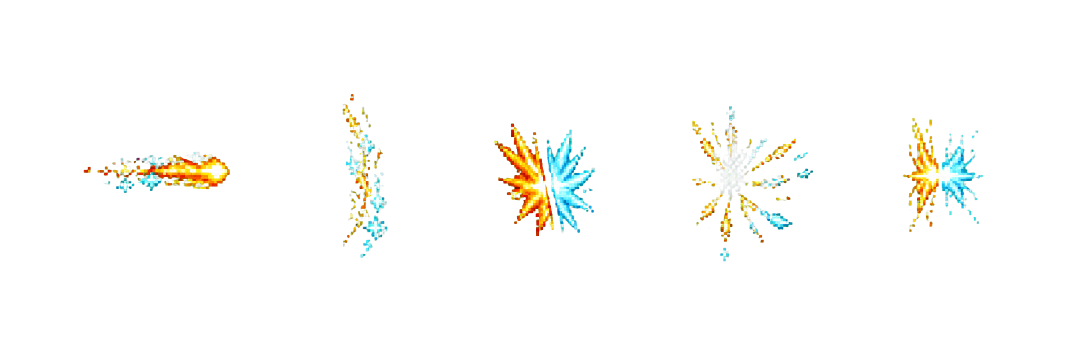
#> input picture artifacts/fusion_vfx_pixel_sources/frostfire_transparent.png, 2172 x 724 px (shown at 1/2 size); its folder holds 5 pictures in this run
$ python build_fusion_pixel_vfx.py
#> lines starting #> are read from the running program, lines starting #| are printed output that depends on the picture; after the words box and inside, x2 and y2 are one past the last pixel; in counts of white or black regions, pixels touching at a corner belong together
"""Build Godot-ready Fusion pixel VFX sprite sheets from ImageGen source sheets.

Each transparent source contains five isolated designs from left to right:
Attack, Trail, Hit, Burst, Intro.  The generated key art is reduced with
nearest-neighbour sampling and expanded into a six-frame 64 px animation.
"""

from __future__ import annotations

import hashlib
import json
from pathlib import Path

from PIL import Image, ImageDraw, ImageFont


ROOT = Path(__file__).resolve().parents[1]
SOURCE_DIR = ROOT / "artifacts" / "fusion_vfx_pixel_sources"
OUTPUT_DIR = ROOT / "assets" / "vfx" / "fusions"
FRAME_SIZE = 64
FRAME_COUNT = 6

FUSIONS = (
    "frostfire",
    "plasma",
    "solar",
    "inferno",
    "superconductor",
    "aurora",
    "void_frost",
    "judgment",
    "voidstorm",
    "eclipse",
)
MODES = ("attack", "trail", "hit", "burst", "intro")
DISPLAY_NAMES = {
    "frostfire": "THERMAL_SHOCK",
    "plasma": "PLASMA",
    "solar": "SOLAR_FLARE",
    "inferno": "INFERNO",
    "superconductor": "SUPERCONDUCTOR",
    "aurora": "AURORA",
    "void_frost": "BLACK_ICE",
    "judgment": "RADIANT_ARC",
    "voidstorm": "VOIDSTORM",
    "eclipse": "ECLIPSE",
}

# All new attribute sheets use the same phenomenon lifecycle.  Pixels are
# revealed from the centre, stay strongly coloured at peak, then disappear by
# losing their outer shape and throwing a few fragments.  Whole-frame opacity
# animation is intentionally forbidden: it reads as a translucent illustration
# being tweened instead of energy forming and breaking apart in the world.
LIFECYCLE_EXTENTS = (0.24, 0.56, 0.84, 1.0, 0.66, 0.28)
HORIZONTAL_MODES = {"attack", "trail"}
TARGET_BOX = {
    "attack": (54, 54),
    "trail": (58, 48),
    "hit": (56, 56),
    "burst": (60, 60),
    "intro": (60, 60),
}


def _sha256(path: Path) -> str:
    return hashlib.sha256(path.read_bytes()).hexdigest()


def _trim_cell(cell: Image.Image) -> Image.Image:
    alpha = cell.getchannel("A").point(lambda value: 255 if value >= 24 else 0)
    bbox = alpha.getbbox()
    if bbox is None:
        raise ValueError("generated cell has no opaque pixels")
    trimmed = cell.crop(bbox)
    pixels = list(trimmed.get_flattened_data())
    # Chroma removal intentionally keeps a soft fringe.  At 64 px that fringe
    # becomes muddy, so only the near-transparent tail is snapped to zero.
    cleaned = [
        (red, green, blue, 0 if alpha_value < 20 else alpha_value)
        for red, green, blue, alpha_value in pixels
    ]
    trimmed.putdata(cleaned)
    return trimmed


# [83 lines left out: functions _fit_key_art, _geometry_metric, _animation_frame, _make_sprite_sheet, not called in this run]


def _catalog_background(width: int, height: int) -> Image.Image:
#> called with width = 560, height = 946
    image = Image.new("RGBA", (width, height), (17, 20, 30, 255))
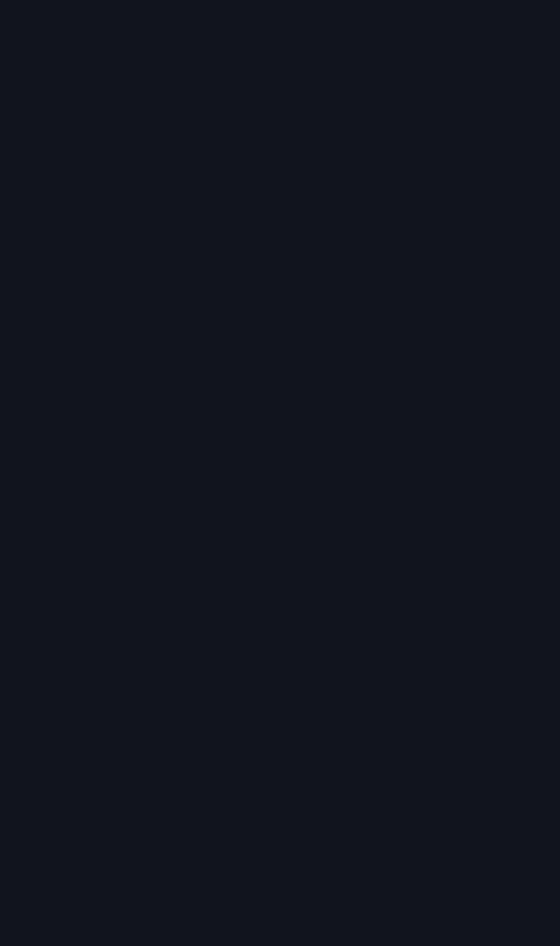
#> image: PIL image 560x946 RGBA; mean R, G, B, A 17, 20, 30, 255
    draw = ImageDraw.Draw(image)
    tile = 8
    colors = ((30, 34, 48, 255), (42, 47, 62, 255))
    for y in range(0, height, tile):
        for x in range(0, width, tile):
            draw.rectangle((x, y, x + tile - 1, y + tile - 1), fill=colors[(x // tile + y // tile) % 2])
    return image


def main() -> None:
    OUTPUT_DIR.mkdir(parents=True, exist_ok=True)
    catalog_cell = (112, 92)
    catalog = _catalog_background(catalog_cell[0] * len(MODES), catalog_cell[1] * len(FUSIONS) + 26)
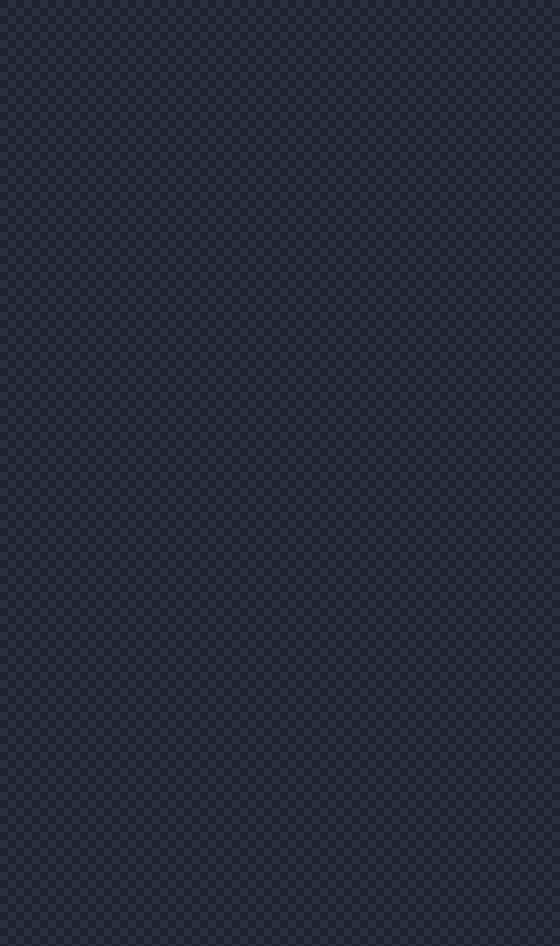
#> catalog: PIL image 560x946 RGBA; mean R, G, B, A 36, 40.5, 55, 255
    draw = ImageDraw.Draw(catalog)
    font = ImageFont.load_default()
    manifest: dict[str, object] = {
        "generator": "built-in image_gen + chroma-key removal + tools/build_fusion_pixel_vfx.py",
        "frame_size": [FRAME_SIZE, FRAME_SIZE],
        "frames": FRAME_COUNT,
        "fusions": {},
    }

    for column, mode in enumerate(MODES):
        draw.text((column * catalog_cell[0] + 8, 8), mode.upper(), fill=(235, 238, 248, 255), font=font)

    for row, fusion_id in enumerate(FUSIONS):
        source_path = SOURCE_DIR / f"{fusion_id}_transparent.png"
        source = Image.open(source_path).convert("RGBA")
#> source is the input picture: PIL image 2172x724 RGBA; mean R, G, B, A 7.1, 7.4, 4.9, 8.8
        outputs: dict[str, object] = {}
        for index, mode in enumerate(MODES):
            x0 = source.width * index // len(MODES)
            x1 = source.width * (index + 1) // len(MODES)
            key_art = _fit_key_art(_trim_cell(source.crop((x0, 0, x1, source.height))), mode, fusion_id)
            sheet = _make_sprite_sheet(key_art, mode)
            fusion_dir = OUTPUT_DIR / fusion_id
            fusion_dir.mkdir(parents=True, exist_ok=True)
            output_path = fusion_dir / f"fx_fusion_{fusion_id}_{mode}_6f.png"
            sheet.save(output_path, optimize=True)
            outputs[mode] = {
                "path": output_path.relative_to(ROOT).as_posix(),
                "sha256": _sha256(output_path),
                "opaque_pixels": sum(1 for value in sheet.getchannel("A").get_flattened_data() if value > 0),
            }

            preview = sheet.crop((FRAME_SIZE * 3, 0, FRAME_SIZE * 4, FRAME_SIZE))
            px = index * catalog_cell[0] + (catalog_cell[0] - FRAME_SIZE) // 2
            py = 26 + row * catalog_cell[1] + 4
            catalog.alpha_composite(preview, (px, py))
            if index == 0:
                draw.text((4, py + FRAME_SIZE + 2), DISPLAY_NAMES[fusion_id], fill=(194, 208, 235, 255), font=font)
#> this loop made 1 pass
#> bbox in _trim_cell on pass 1: (167, 304, 434, 386)
#> pass 1, in _trim_cell, `alpha = cell.getchannel("A").point(lambda value: 255 if value >= 24 el..`:
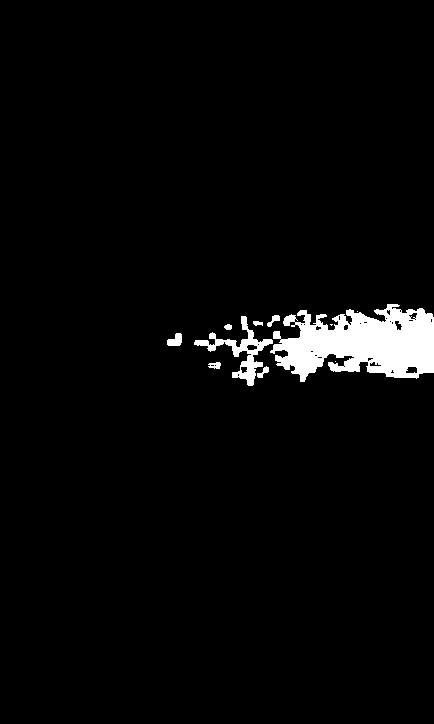
#> alpha: PIL image 434x724 L; 3.2% white; 11 white regions (3 under 20 px), largest, box (x1, y1, x2, y2) and area: (270, 304, 434, 382) 8306, (194, 316, 273, 386) 1238, (167, 333, 182, 346) 139
#> pass 1, in _trim_cell, `trimmed = cell.crop(bbox)`:
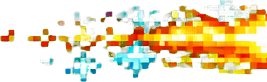
#> trimmed: PIL image 267x82 RGBA; mean R, G, B, A 85.5, 73.4, 34.7, 97.8; transparent parts drawn white
#> after the loop, outputs = 0 items

        manifest["fusions"][fusion_id] = {
            "source": source_path.relative_to(ROOT).as_posix(),
            "source_sha256": _sha256(source_path),
            "outputs": outputs,
        }

    catalog_path = SOURCE_DIR / "fusion_pixel_asset_catalog.png"
    catalog.save(catalog_path, optimize=True)
    manifest["catalog"] = catalog_path.relative_to(ROOT).as_posix()
    manifest_path = SOURCE_DIR / "fusion_pixel_asset_manifest.json"
    manifest_path.write_text(json.dumps(manifest, ensure_ascii=False, indent=2) + "\n", encoding="utf-8")
    print(f"Built {len(FUSIONS) * len(MODES)} Fusion VFX sprite sheets")
    print(f"Manifest: {manifest_path}")
    print(f"Catalog:  {catalog_path}")


if __name__ == "__main__":
#> (the run stopped early here; a loop or call above may not have finished)
